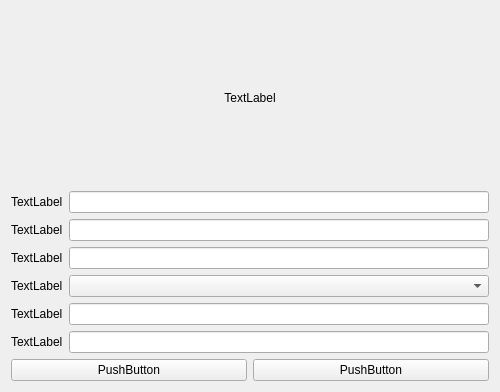
<?xml version="1.0" encoding="UTF-8"?>
<ui version="4.0">
 <class>IMRegisterUi</class>
 <widget class="QWidget" name="IMRegisterUi">
  <property name="geometry">
   <rect>
    <x>0</x>
    <y>0</y>
    <width>500</width>
    <height>392</height>
   </rect>
  </property>
  <property name="windowTitle">
   <string>Form</string>
  </property>
  <layout class="QGridLayout" name="gridLayout_2">
   <item row="0" column="0">
    <layout class="QGridLayout" name="gridLayout">
     <property name="sizeConstraint">
      <enum>QLayout::SetFixedSize</enum>
     </property>
     <item row="0" column="0">
      <layout class="QHBoxLayout" name="horizontalLayout_2">
       <property name="sizeConstraint">
        <enum>QLayout::SetFixedSize</enum>
       </property>
       <item>
        <spacer name="horizontalSpacer">
         <property name="orientation">
          <enum>Qt::Horizontal</enum>
         </property>
         <property name="sizeHint" stdset="0">
          <size>
           <width>40</width>
           <height>20</height>
          </size>
         </property>
        </spacer>
       </item>
       <item>
        <widget class="QLabel" name="uiTitle">
         <property name="text">
          <string>TextLabel</string>
         </property>
         <property name="alignment">
          <set>Qt::AlignCenter</set>
         </property>
        </widget>
       </item>
       <item>
        <spacer name="horizontalSpacer_2">
         <property name="orientation">
          <enum>Qt::Horizontal</enum>
         </property>
         <property name="sizeHint" stdset="0">
          <size>
           <width>40</width>
           <height>20</height>
          </size>
         </property>
        </spacer>
       </item>
      </layout>
     </item>
     <item row="2" column="0">
      <layout class="QHBoxLayout" name="horizontalLayout_3">
       <item>
        <widget class="QPushButton" name="registerBtn">
         <property name="text">
          <string>PushButton</string>
         </property>
        </widget>
       </item>
       <item>
        <widget class="QPushButton" name="cancelBtn">
         <property name="text">
          <string>PushButton</string>
         </property>
        </widget>
       </item>
      </layout>
     </item>
     <item row="1" column="0">
      <layout class="QHBoxLayout" name="horizontalLayout">
       <item>
        <layout class="QVBoxLayout" name="verticalLayout">
         <item>
          <widget class="QLabel" name="nickName">
           <property name="text">
            <string>TextLabel</string>
           </property>
          </widget>
         </item>
         <item>
          <widget class="QLabel" name="pwd">
           <property name="text">
            <string>TextLabel</string>
           </property>
          </widget>
         </item>
         <item>
          <widget class="QLabel" name="pwdConfirm">
           <property name="text">
            <string>TextLabel</string>
           </property>
          </widget>
         </item>
         <item>
          <widget class="QLabel" name="gender">
           <property name="text">
            <string>TextLabel</string>
           </property>
          </widget>
         </item>
         <item>
          <widget class="QLabel" name="question">
           <property name="text">
            <string>TextLabel</string>
           </property>
          </widget>
         </item>
         <item>
          <widget class="QLabel" name="answer">
           <property name="text">
            <string>TextLabel</string>
           </property>
          </widget>
         </item>
        </layout>
       </item>
       <item>
        <layout class="QVBoxLayout" name="verticalLayout_2">
         <item>
          <widget class="QLineEdit" name="nickNameInput"/>
         </item>
         <item>
          <widget class="QLineEdit" name="pwdInput"/>
         </item>
         <item>
          <widget class="QLineEdit" name="confirmPwdInput"/>
         </item>
         <item>
          <widget class="QComboBox" name="genderBox"/>
         </item>
         <item>
          <widget class="QLineEdit" name="questionInput"/>
         </item>
         <item>
          <widget class="QLineEdit" name="answerInput"/>
         </item>
        </layout>
       </item>
      </layout>
     </item>
    </layout>
   </item>
  </layout>
 </widget>
 <resources/>
 <connections/>
</ui>
